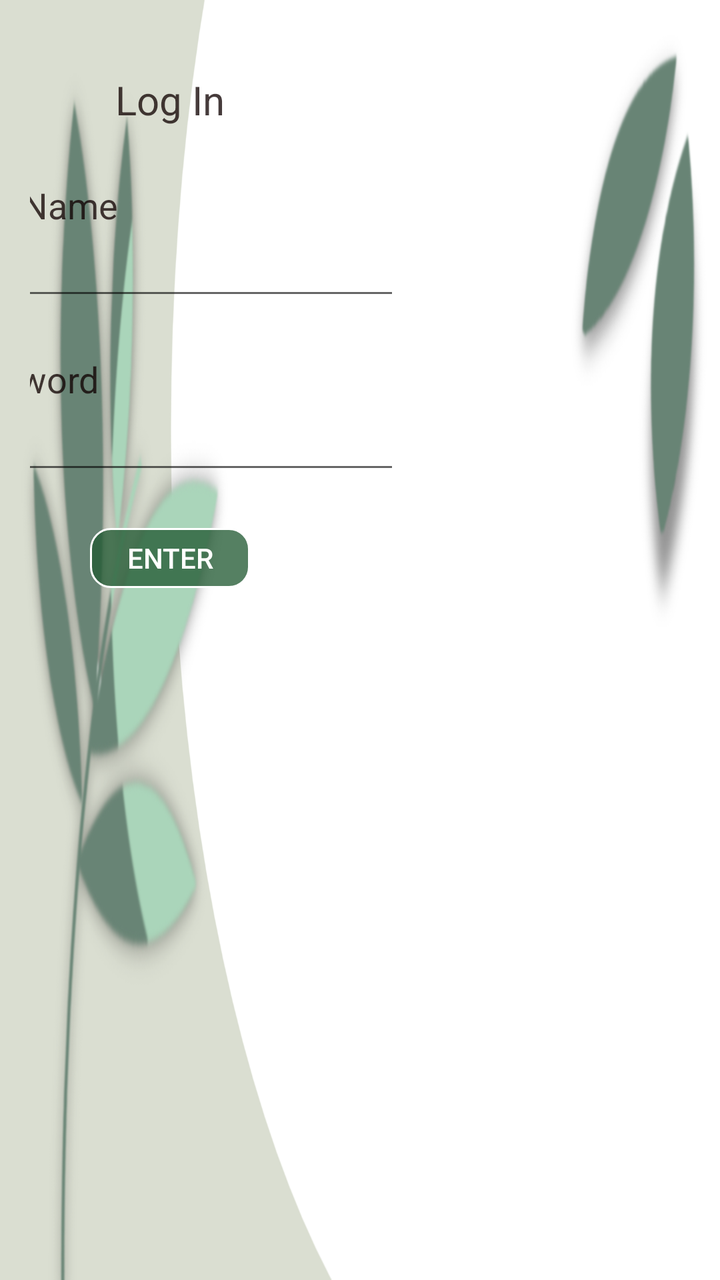
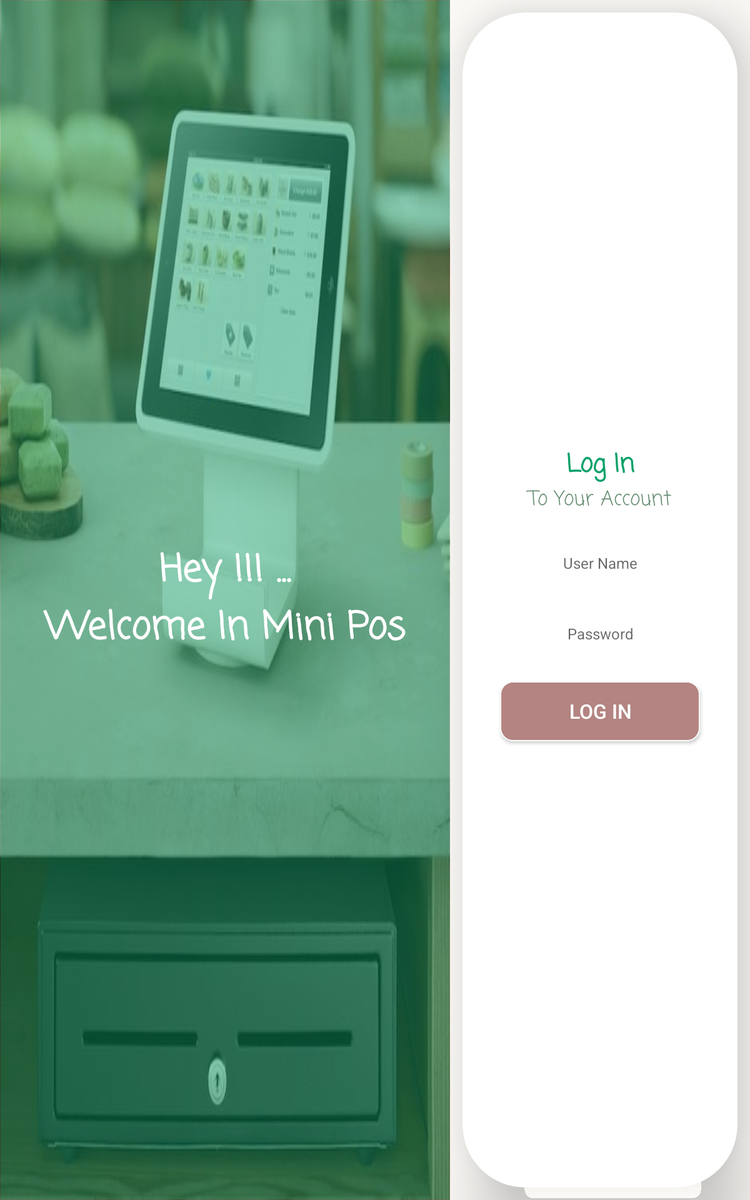

Compare how this app lays out the same screen by default and in its alternative resource folder. The renders come first, then the two layout files and the values they reference.
<!-- AndroidManifest.xml: application theme AppTheme -->
<!-- res/layout/log_in.xml -->
<?xml version="1.0" encoding="utf-8"?>
<LinearLayout xmlns:android="http://schemas.android.com/apk/res/android"
    android:layout_width="match_parent"
    android:layout_height="match_parent"
    android:background="@drawable/log1"
    android:layoutDirection="rtl"
    android:id="@+id/log_back"
    android:orientation="horizontal"
    android:padding="15dp">

    <LinearLayout
        android:id="@+id/log_linear"
        android:layout_width="300dp"
        android:layout_height="match_parent"
        android:layoutDirection="locale"
        android:layout_marginHorizontal="110dp"
        android:orientation="vertical"
        android:padding="20dp">

        <TextView
            android:layout_width="match_parent"
            android:layout_height="30dp"
            android:gravity="center"
            android:text="@string/log_in"
            android:textColor="@color/black"
            android:textSize="20sp" />

        <LinearLayout
            android:layout_width="match_parent"
            android:layout_height="wrap_content"
            android:layout_marginTop="20dp"
            android:orientation="vertical">

            <TextView
                android:layout_width="170dp"
                android:layout_height="35dp"
                android:text="@string/user_name"
                android:textColor="@color/black"
                android:gravity="center_vertical"
                android:paddingHorizontal="15dp"
                android:textSize="18sp" />

            <EditText
                android:id="@+id/type_card_material_no"
                android:layout_width="match_parent"
                android:layout_height="35dp"
                android:layout_marginBottom="7dp"
                android:layout_marginHorizontal="15dp"
                android:textColor="@color/black"
                android:textSize="18sp" />

        </LinearLayout>

        <LinearLayout
            android:layout_width="match_parent"
            android:layout_height="wrap_content"
            android:layout_marginTop="10dp"
            android:orientation="vertical">

            <TextView
                android:layout_width="170dp"
                android:layout_height="35dp"
                android:text="@string/password"
                android:textColor="@color/black"
                android:gravity="center_vertical"
                android:paddingHorizontal="15dp"
                android:textSize="18sp" />

            <EditText
                android:layout_width="match_parent"
                android:layout_height="35dp"
                android:layout_marginHorizontal="15dp"
                android:layout_marginBottom="7dp"
                android:textColor="@color/black"
                android:textSize="18sp" />

        </LinearLayout>

        <Button
            android:id="@+id/log_in"
            android:layout_width="80dp"
            android:layout_height="30dp"
            android:text="@string/enter"
            android:layout_gravity="center"
            android:background="@drawable/green_dot"
            android:layout_marginTop="15dp"
            android:textColor="@color/white"
            android:textSize="14dp"/>

    </LinearLayout>


</LinearLayout>
<!-- resources referenced by this layout -->
<resources>
  <color name="black">#C40E0000</color>
  <color name="white">#FFFFFF</color>
  <!-- drawable green_dot (drawable) -->
  <?xml version="1.0" encoding="utf-8"?>
  <selector xmlns:android="http://schemas.android.com/apk/res/android">
  
      <item>
          <shape android:shape="rectangle">
              <corners android:radius="10dp"/>
              <solid android:color="@color/green1"/>
              <stroke android:color="@color/white" android:width="1dp"/>
          </shape>
      </item>
  </selector>
  <!-- drawable log1: png bitmap (drawable, 223123 bytes) -->
  <string name="enter">Enter</string>
  <string name="log_in">Log In</string>
  <string name="password">Password </string>
  <string name="user_name">User Name </string>
  <style name="AppTheme" parent="Theme.AppCompat.Light.NoActionBar">
          
          <item name="colorPrimary">@color/greenS</item>
          <item name="colorPrimaryDark">@color/greenS</item>
          <item name="colorAccent">@color/greenS</item>
      </style>
  <color name="green1">#C4235A33</color>
  <color name="greenS">#09a168</color>
</resources>
<!-- res/layout-sw480dp/log_in.xml (the repository's variant of the layout above) -->
<!-- drawn on a 7-inch tablet held upright -->
<?xml version="1.0" encoding="utf-8"?>
<LinearLayout xmlns:android="http://schemas.android.com/apk/res/android"
    xmlns:app="http://schemas.android.com/apk/res-auto"
    android:id="@+id/log_back"
    android:layout_width="match_parent"
    android:layout_height="match_parent"
    android:background="@color/alpha_white"
    android:gravity="center"
    android:orientation="horizontal">

    <RelativeLayout
        android:layout_width="match_parent"
        android:layout_height="match_parent"
        android:layout_weight="1"
        android:layoutDirection="locale"
        android:orientation="vertical">

        <ImageView
            android:layout_width="match_parent"
            android:layout_height="match_parent"
            android:background="@drawable/mini_log_bac" />

        <LinearLayout
            android:layout_width="match_parent"
            android:layout_height="match_parent"
            android:background="@drawable/bac_log_in"
            android:orientation="vertical">

            <TextView
                android:layout_width="match_parent"
                android:layout_height="match_parent"
                android:layout_weight="1"
                android:fontFamily="casual"
                android:gravity="center|bottom"
                android:text="Hey !!! ..."
                android:textAlignment="center"
                android:textColor="@color/whites"
                android:textSize="30sp"
                android:textStyle="bold" />

            <TextView
                android:layout_width="match_parent"
                android:layout_height="match_parent"
                android:layout_weight="1"
                android:fontFamily="casual"
                android:gravity="center|top"
                android:text="Welcome In Mini Pos"
                android:textColor="@color/whites"
                android:textSize="30sp"
                android:textStyle="bold" />

        </LinearLayout>

    </RelativeLayout>

    <androidx.cardview.widget.CardView
        android:layout_width="match_parent"
        android:layout_height="match_parent"
        android:layout_marginStart="10dp"
        android:layout_marginTop="10dp"
        android:layout_marginEnd="10dp"
        android:layout_marginBottom="10dp"
        android:layout_weight="1.5"
        android:elevation="@dimen/cardview_default_elevation"
        app:cardBackgroundColor="@color/whites"
        app:cardCornerRadius="50dp"
        app:cardElevation="30dp">

        <LinearLayout
            android:id="@+id/log_linear"
            android:layout_width="match_parent"
            android:layout_height="match_parent"
            android:gravity="center"
            android:layoutDirection="locale"
            android:orientation="vertical"
            android:padding="20dp">

            
            
            
            
            
            
            
            <TextView
                android:layout_width="match_parent"
                android:layout_height="wrap_content"
                android:layout_weight="0"
                android:fontFamily="casual"
                android:gravity="center"
                android:text="@string/log_in"
                android:textAlignment="center"
                android:textColor="@color/greenS"
                android:textSize="20sp"
                android:textStyle="bold" />

            <TextView
                android:layout_width="match_parent"
                android:layout_height="wrap_content"
                android:layout_weight="0"
                android:fontFamily="casual"
                android:gravity="center"
                android:text="To Your Account"
                android:textAlignment="center"
                android:textColor="@color/alpha_green"
                android:textSize="16sp" />

            <LinearLayout
                android:layout_width="match_parent"
                android:layout_height="wrap_content"
                android:layout_marginTop="10dp"
                android:orientation="horizontal">


                
                
                
                
                
                
                
                

                <EditText
                    android:id="@+id/type_card_material_no"
                    android:layout_width="match_parent"
                    android:layout_height="wrap_content"
                    android:layout_margin="10dp"
                    android:layout_weight="1"
                    android:background="@drawable/bac_search"
                    android:hint="@string/user_name"
                    android:padding="10dp"
                    android:textAlignment="center"
                    android:textColor="@color/black"
                    android:textSize="12sp" />

            </LinearLayout>

            <LinearLayout
                android:layout_width="match_parent"
                android:layout_height="wrap_content"
                android:layout_margin="10dp"
                android:orientation="horizontal">

                
                
                
                
                
                
                
                

                <EditText
                    android:layout_width="match_parent"
                    android:layout_height="wrap_content"
                    android:layout_weight="1"
                    android:background="@drawable/bac_search"
                    android:gravity="center"
                    android:hint="@string/password"
                    android:padding="10dp"
                    android:textColor="@color/black"
                    android:textSize="12sp" />

            </LinearLayout>

            <Button
                android:id="@+id/log_in"
                android:layout_width="match_parent"
                android:layout_height="wrap_content"
                android:layout_gravity="center"
                android:layout_margin="10dp"
                android:background="@drawable/rosy_dot"
                android:padding="10dp"
                android:text="@string/log_in"
                android:textColor="@color/whites"
                android:textSize="16sp" />

        </LinearLayout>

    </androidx.cardview.widget.CardView>

</LinearLayout>
<!-- resources referenced by the variant -->
<!-- as a 7-inch tablet held upright resolves them -->
<resources>
  <color name="alpha_green">#B4235A33</color>
  <color name="alpha_white">#86FDFCF5</color>
  <color name="black">#C40E0000</color>
  <color name="greenS">#09a168</color>
  <color name="whites">#ffffff</color>
  <!-- drawable bac_log_in (drawable) -->
  <?xml version="1.0" encoding="utf-8"?>
  <selector xmlns:android="http://schemas.android.com/apk/res/android">
  
      <item>
          <shape android:shape="rectangle">
  
              <solid android:color="#7409A168"/>
              <corners android:radius="0dp" />
              <stroke android:width="0.2dp"
                  android:color="#00EEEEEE"
                  />
          </shape>
      </item>
  
  </selector>
  <!-- drawable mini_log_bac: jpg bitmap (drawable, 34473 bytes) -->
  <!-- drawable rosy_dot (drawable) -->
  <?xml version="1.0" encoding="utf-8"?>
  <selector xmlns:android="http://schemas.android.com/apk/res/android">
  
      <item>
          <shape android:shape="rectangle">
              <corners android:radius="10dp"/>
              <solid android:color="@color/rosy1"/>
              <stroke android:color="@color/white" android:width="1dp"/>
          </shape>
      </item>
  </selector>
  <string name="log_in">Log In</string>
  <string name="password">Password </string>
  <string name="user_name">User Name </string>
  <style name="AppTheme" parent="Theme.AppCompat.Light.NoActionBar">
          
          <item name="colorPrimary">@color/greenS</item>
          <item name="colorPrimaryDark">@color/greenS</item>
          <item name="colorAccent">@color/greenS</item>
      </style>
  <color name="rosy1">#B38481</color>
  <color name="white">#FFFFFF</color>
</resources>
